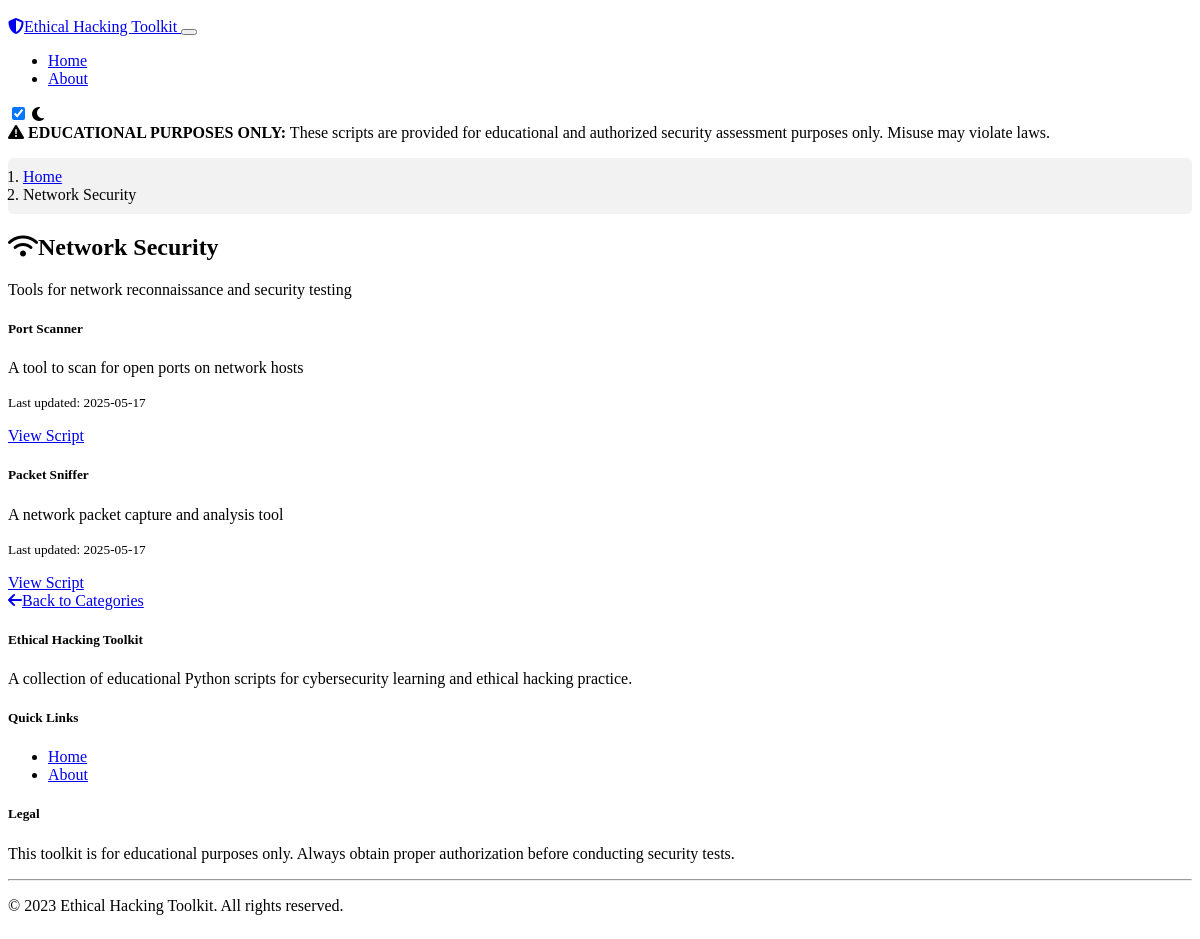
Page /category/2 on the committed database.
### models.py (models this page shows, shortened)
class Category(db.Model):
    id = db.Column(db.Integer, primary_key=True)
    name = db.Column(db.String(100), unique=True, nullable=False)
    description = db.Column(db.Text, nullable=False)
    icon = db.Column(db.String(50), nullable=True)
    scripts = db.relationship('Script', backref='category', lazy=True)

class Script(db.Model):
    id = db.Column(db.Integer, primary_key=True)
    title = db.Column(db.String(200), nullable=False)
    description = db.Column(db.Text, nullable=False)
    module_path = db.Column(db.String(255), unique=True, nullable=False)
    created_at = db.Column(db.DateTime, nullable=False, default=datetime.utcnow)
    updated_at = db.Column(db.DateTime, nullable=False, default=datetime.utcnow, onupdate=datetime.utcnow)
    category_id = db.Column(db.Integer, db.ForeignKey('category.id'), nullable=False)

### routes.py (the view)
@app.route('/category/<int:category_id>')
def category(category_id):
    category = Category.query.get_or_404(category_id)
    return render_template('category.html', category=category)

### templates/category.html (shortened to what this page needs)
{% extends "layout.html" %}
{% block content %}
<nav aria-label="breadcrumb">
    <ol class="breadcrumb">
        <li class="breadcrumb-item"><a href="{{ url_for('index') }}">Home</a></li>
        <li class="breadcrumb-item active" aria-current="page">{{ category.name }}</li>
    </ol>
</nav>
<div class="card mb-4">
    <div class="card-header bg-dark">
        <h2 class="mb-0">
            <i class="fas fa-{{ category.icon }} me-2"></i>{{ category.name }}
        </h2>
    </div>
    <div class="card-body">
        <p class="lead">{{ category.description }}</p>
    </div>
</div>
{% if category.scripts %}
<div class="row">
    {% for script in category.scripts %}
    <div class="col-md-6 col-lg-4 mb-4">
        <div class="card h-100">
            <div class="card-header">
                <h5 class="card-title mb-0">{{ script.title }}</h5>
            </div>
            <div class="card-body">
                <p class="card-text">{{ script.description }}</p>
                <p class="card-text">
                    <small class="text-muted">Last updated: {{ script.updated_at.strftime('%Y-%m-%d') }}</small>
                </p>
            </div>
            <div class="card-footer">
                <a href="{{ url_for('script_view', script_id=script.id) }}" class="btn btn-outline-primary">View Script</a>
            </div>
        </div>
    </div>
    {% endfor %}
</div>
{% else %}
<div class="alert alert-info">
    <i class="fas fa-info-circle me-2"></i> No scripts available in this category yet.
</div>
{% endif %}
<div class="mt-4">
    <a href="{{ url_for('index') }}" class="btn btn-outline-secondary">
        <i class="fas fa-arrow-left me-2"></i>Back to Categories
    </a>
</div>
{% endblock %}

### static/css/custom.css (style rules this page uses)
body { padding-top: 10px; min-height: 100vh; display: flex; flex-direction: column; }
.card { transition: transform 0.3s ease, box-shadow 0.3s ease; }
.btn { transition: all 0.3s ease; }
.breadcrumb { background-color: rgba(0, 0, 0, 0.05); padding: 10px 15px; border-radius: 5px; margin-bottom: 20px; }

### rows in the picture
Category: name "Network Security", description "Tools for network reconnaissance and security testing"
Script: title "Port Scanner", description "A tool to scan for open ports on network hosts", updated_at "2025-05-17"
Script: title "Packet Sniffer", description "A network packet capture and analysis tool", updated_at "2025-05-17"
